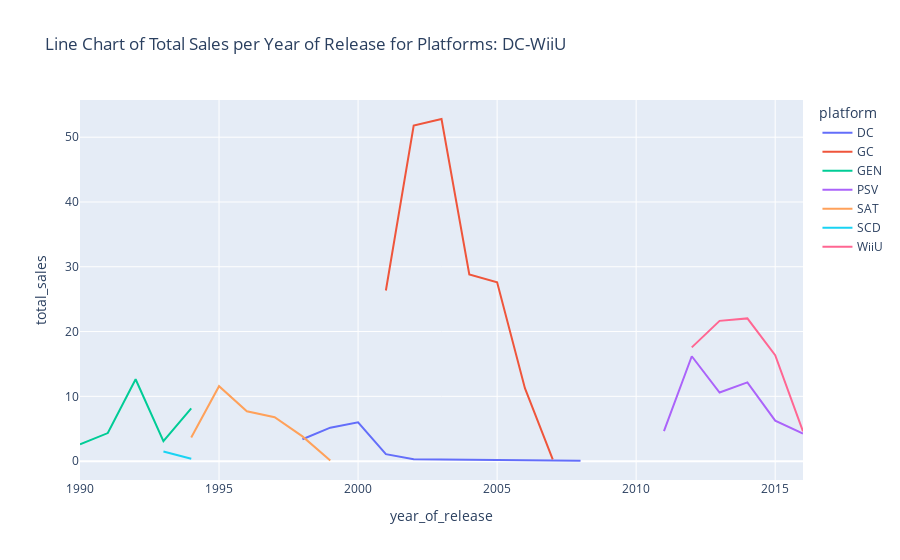

Write notebook code for a chart like this one.
### Markdown cell above
Code Meaning:
1) Use px.line() in order to create a line chart with data from the platform_sales_year_3 dataframe.
2) Use the year_of_release column as the x axis and the total_sales column as the y axis.
3) Set the color parameter to the platform column of the dataframe.
4) Set the title as: 'Line Chart of Total Sales per Year of Release for Platforms: DC-WiiU'.
5) Assign the code to no_sales_line_3 in order to save the result.
6) Use the show() method in order to display the no_sales_line_3 chart.

### Code cell
no_sales_line_3 = px.line(platform_sales_year_3, x='year_of_release', y='total_sales', color='platform', title='Line Chart of Total Sales per Year of Release for Platforms: DC-WiiU')

no_sales_line_3.show()

### Figure 1 — Plotly figure (JSON) as saved in the notebook; plotly's stock layout.template omitted (floating-point values rounded to 4 significant figures)
{"data": [{"hovertemplate": "platform=DC<br>year_of_release=%{x}<br>total_sales=%{y}<extra></extra>", "legendgroup": "DC", "line": {"color": "#636efa", "dash": "solid"}, "marker": {"symbol": "circle"}, "mode": "lines", "name": "DC", "orientation": "v", "showlegend": true, "type": "scatter", "x": [1998, 1999, 2000, 2001, 2002, 2007, 2008], "xaxis": "x", "y": [3.38, 5.16, 5.99, 1.07, 0.29, 0.02, 0.04], "yaxis": "y"}, {"hovertemplate": "platform=GC<br>year_of_release=%{x}<br>total_sales=%{y}<extra></extra>", "legendgroup": "GC", "line": {"color": "#EF553B", "dash": "solid"}, "marker": {"symbol": "circle"}, "mode": "lines", "name": "GC", "orientation": "v", "showlegend": true, "type": "scatter", "x": [2001, 2002, 2003, 2004, 2005, 2006, 2007], "xaxis": "x", "y": [26.34, 51.81, 52.81, 28.82, 27.62, 11.26, 0.27], "yaxis": "y"}, {"hovertemplate": "platform=GEN<br>year_of_release=%{x}<br>total_sales=%{y}<extra></extra>", "legendgroup": "GEN", "line": {"color": "#00cc96", "dash": "solid"}, "marker": {"symbol": "circle"}, "mode": "lines", "name": "GEN", "orientation": "v", "showlegend": true, "type": "scatter", "x": [1990, 1991, 1992, 1993, 1994], "xaxis": "x", "y": [2.6, 4.33, 12.64, 3.07, 8.13], "yaxis": "y"}, {"hovertemplate": "platform=PSV<br>year_of_release=%{x}<br>total_sales=%{y}<extra></extra>", "legendgroup": "PSV", "line": {"color": "#ab63fa", "dash": "solid"}, "marker": {"symbol": "circle"}, "mode": "lines", "name": "PSV", "orientation": "v", "showlegend": true, "type": "scatter", "x": [2011, 2012, 2013, 2014, 2015, 2016], "xaxis": "x", "y": [4.63, 16.19, 10.59, 12.16, 6.25, 4.25], "yaxis": "y"}, {"hovertemplate": "platform=SAT<br>year_of_release=%{x}<br>total_sales=%{y}<extra></extra>", "legendgroup": "SAT", "line": {"color": "#FFA15A", "dash": "solid"}, "marker": {"symbol": "circle"}, "mode": "lines", "name": "SAT", "orientation": "v", "showlegend": true, "type": "scatter", "x": [1994, 1995, 1996, 1997, 1998, 1999], "xaxis": "x", "y": [3.65, 11.57, 7.69, 6.77, 3.82, 0.09], "yaxis": "y"}, {"hovertemplate": "platform=SCD<br>year_of_release=%{x}<br>total_sales=%{y}<extra></extra>", "legendgroup": "SCD", "line": {"color": "#19d3f3", "dash": "solid"}, "marker": {"symbol": "circle"}, "mode": "lines", "name": "SCD", "orientation": "v", "showlegend": true, "type": "scatter", "x": [1993, 1994], "xaxis": "x", "y": [1.5, 0.36], "yaxis": "y"}, {"hovertemplate": "platform=WiiU<br>year_of_release=%{x}<br>total_sales=%{y}<extra></extra>", "legendgroup": "WiiU", "line": {"color": "#FF6692", "dash": "solid"}, "marker": {"symbol": "circle"}, "mode": "lines", "name": "WiiU", "orientation": "v", "showlegend": true, "type": "scatter", "x": [2012, 2013, 2014, 2015, 2016], "xaxis": "x", "y": [17.56, 21.65, 22.03, 16.35, 4.6], "yaxis": "y"}], "layout": {"legend": {"title": {"text": "platform"}, "tracegroupgap": 0}, "title": {"text": "Line Chart of Total Sales per Year of Release for Platforms: DC-WiiU"}, "xaxis": {"anchor": "y", "domain": [0, 1], "title": {"text": "year_of_release"}}, "yaxis": {"anchor": "x", "domain": [0, 1], "title": {"text": "total_sales"}}}}
